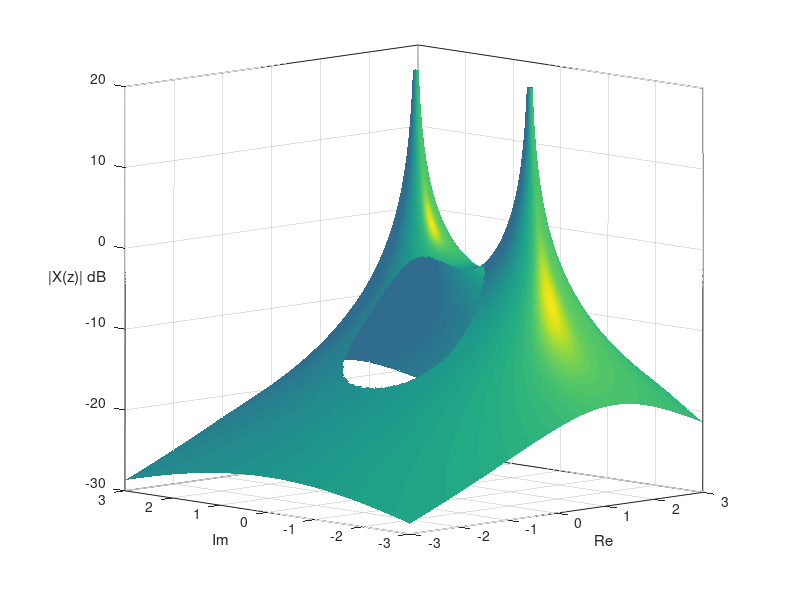

Source code (MATLAB):
% file: e7_6_plot_z_surf_sine2.m   
% By David Dorran (david.dorran@dit.ie)
% downloaded from https://dadorran.wordpress.com/?s=zpgui  
%%%%%%%%%%%%%%%%%%%%%%%%%%%%%%%
clear; close all;
%pole_positions_orig=[i -i]; %[-i i] for x[n] = sin(n*pi/2), [1/sqrt(2)+ i/sqrt(2)  1/sqrt(2)- i/sqrt(2)] 
pole_positions_orig=[(1.2+ 1.2i)  (1.2- 1.2i)]; % for x[n] = sin(n*pi/4),  
%pole_positions_orig=[(0.9+ 0.9i)  (0.9- 0.9i)]; % for x[n] = 1.27*sin(n*pi/4),  
%pole_positions_orig=[(0.5+ 0.5i)  (0.5- 0.5i)]; % for x[n] = 0.7*sin(n*pi/4), 

zero_positions_orig = [];
nargin = 0;

surface_display_opts = 2;  %value 0 graphs all points, value 1 shows unit circle
%surface_display_opts = 0;  %value of 2 by mda, sets values outside ROC = NaN
  %value of 3 by mda, sets values outside ROC very high to make a cylinder
if(nargin == 5)
    surface_display_opts = varargin{3};
end
 
%function plot_z_surface(pole_positions_orig, zero_positions_orig, varargin)
surface_limit = 3; % 1.5;  %controls grid resolution on the surface contour
plot_limit =3; %mda -- sets the axis ranges
surface_resolution = 0.02; %0.02;

min_val = -surface_limit;
max_val = surface_limit;
 

%CameraPos=[-1  -1  1.5];
CameraPos=[-3 -3  1];
%CameraUpVec=[-0.1237    0.5153   23.1286];
%CameraUpVec=[1    1   1];
CameraUpVec=[0.1    0.1   0.1];

CameraPos=[-25  -25.7111 39.3541];

CameraUpVec=[-0.1    -0.1   23.1286];

if(nargin >2 )
   CameraPos= varargin{1};
    CameraUpVec=varargin{2}; 
end

%check if any of the poles or zeros fall outside the maximum values
%specified
if length(find(abs(real([pole_positions_orig zero_positions_orig])) > max_val)) || length(find(abs(imag([pole_positions_orig zero_positions_orig])) > max_val))
    error(['the real part of the complex numbers indicating the the positions of the poles and zeros must be less than ' num2str(max_val) ' and greater than -' num2str(max_val) '. Also, the imaginary part of the complex numbers indicating the the positions of the poles and zeros must be less than ' num2str(max_val) 'j and greater than -' num2str(max_val) 'j.']);
 
end
 
%set up the s_plane grid from -5j to 5j along the imaginary axis and -5 to
%5 along the real axis. A resolution of 0.02 provides a visually pleasing
%plot

 
a_vals = min_val:surface_resolution:max_val;
b_vals = a_vals;
grid_len = length(a_vals);
%create a grid of values along the z surface indicating position on
%the z-domain
ones_vector = ones(1, grid_len);
z_grid = ones_vector'*a_vals + (fliplr(b_vals*j))'*ones_vector;
 
%round all the poles and zeros to 1 decimal place because of resolution limitation
%Also, add .01+0.01j to each pole and zero position so that they are positioned in the
%center of a grid square of the z-surface created above. This ensures that
%the all the poles and zeros appear the same on the z-surface given the
%resolution constraints
pole_positions = round(pole_positions_orig*10)/10 + surface_resolution/2+(surface_resolution/2)*j;
zero_positions = round(zero_positions_orig*10)/10 +surface_resolution/2 +(surface_resolution/2)*j;
 
z_surface = zeros(length(a_vals)); % initialise the s_surface
% Since zeros are numerator terms obtain an log s_plane surface for each zero and add each individual plane
%  since a logarithmic addition is equivalent to a multiply i.e.
% log(a.b) = log(a)+log(b)
 
for k = 1 : length(zero_positions)
    z_surface = z_surface + 20*log10(abs(z_grid - zero_positions(k)));
%    transfer_function_numerator = [transfer_function_numerator '(s-' num2str(zero_positions_orig(k)),')'];
end
 
% Since poles are denominator terms obtain an log s_plane surface for each pole and subtract each individual plane
%  since a logarithmic subtraction is equivalent to a divide i.e.
% log(a/b) = log(a)-log(b)
transfer_function_denominator = [];
for k = 1 :length(pole_positions)
    z_surface = z_surface - 20*log10(abs(z_grid - pole_positions(k) ));
 
%    transfer_function_denominator = [transfer_function_denominator '(z-' num2str(pole_positions_orig(k)),')'];
end
 
total_indices = 1:numel(z_grid);
temp_zero = 20*log10(abs(z_grid+.000001));
indices_outside_unit_circle = find(temp_zero > -0.3);

indices_inside_unit_circle = find(temp_zero < 0);
% mda attempt to draw unit circle, failed: indices_inside_unit_circle = find(temp_zero < -1);
indices_on_unit_circle = intersect(indices_outside_unit_circle, indices_inside_unit_circle);
indices_not_on_unit_circle = setdiff( total_indices, indices_on_unit_circle );
positive_imaginary_indices = find(imag(z_grid) > 0 );
negative_inaginary_indices = find(imag(z_grid) < 0 );
positive_indices_outside_unit_circle = intersect(positive_imaginary_indices, indices_outside_unit_circle);
 

mask = ones(size(z_surface));
if(surface_display_opts == 1)
    mask_indices = indices_not_on_unit_circle;
    mask(mask_indices) = NaN;
elseif(surface_display_opts == 2)  %added by mda 2/23/19 to display only ROC
    mask_indices = indices_inside_unit_circle;
    mask(mask_indices) = NaN;
else
    mask_indices = [];
end
%mask(mask_indices) = NaN;

if(surface_display_opts == 3)  %added by mda 2/23/19 to display non-ROC as large #
    z_surface(indices_inside_unit_circle) = 30;
end

colors = z_surface.*5;  %scale colors (mda) (DOESN'T WORK -- colors used by mesh but not surfl()
colors(indices_on_unit_circle) = 50;  %40 is yellow line for circle
%colors(indices_on_unit_circle) = -30;
%masked_surface= z_surface.*mask;
%mesh(a_vals,b_vals,z_surface.*mask, colors)

%surfl(a_vals,b_vals,z_surface.*mask, colors)
surfl(a_vals,b_vals,z_surface.*mask)

set(gca,'YTick',[min_val:max_val])
set(gca,'YTickLabel',[min_val:max_val]')
set(gca,'XTick',[min_val:max_val])
set(gca,'XTickLabel',[min_val:max_val]')
set(gca,'CameraPosition',CameraPos);
set(gca,'CameraUpVector',CameraUpVec);

%colormap and shading apply only for surfl() funtion, not for mesh()
%colormap default  % change color map
%colormap winter  % change color map
shading interp    % interpolate colors across lines and faces

xlh = ylabel('Im');
ylh =xlabel('Re');
zlh = zlabel('|X(z)| dB');

% axis([-1.1 1.1 -1.1 1.1 -30 30]) 
axis([-plot_limit plot_limit -plot_limit plot_limit -30 20]) 
axis square
grid on
box on